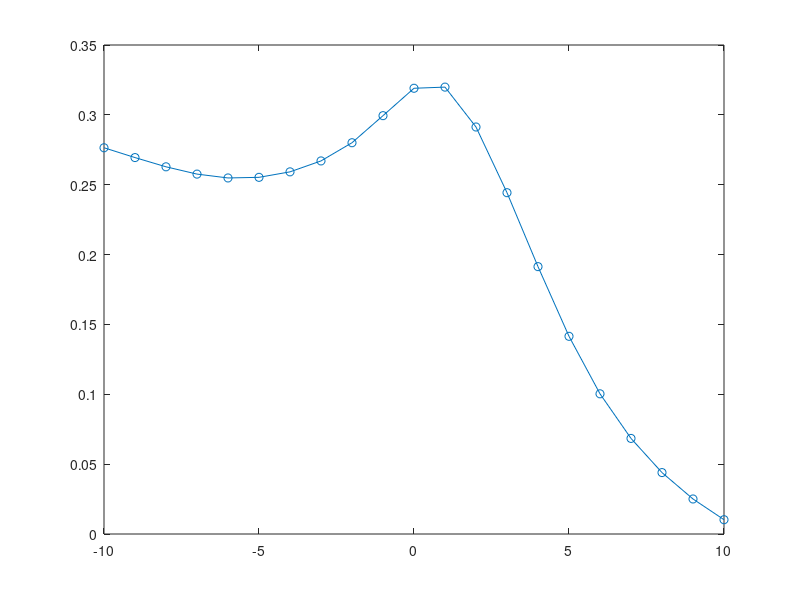
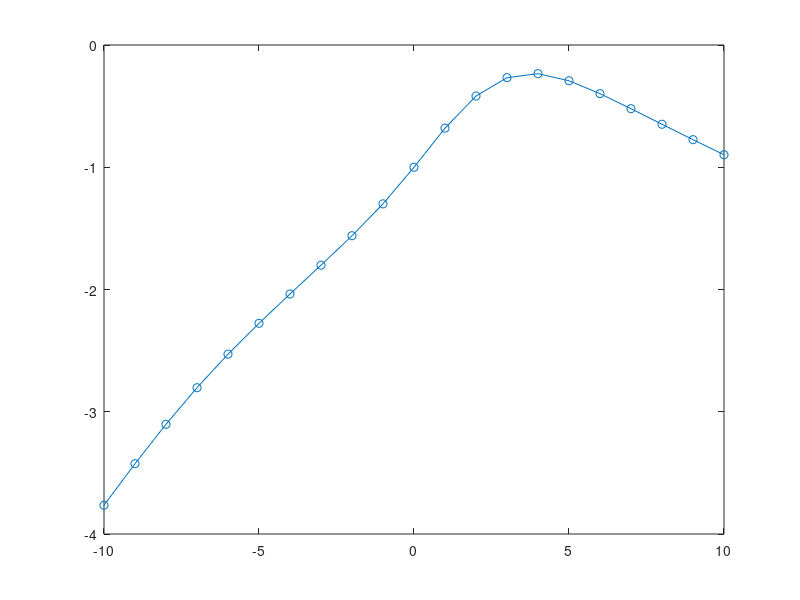
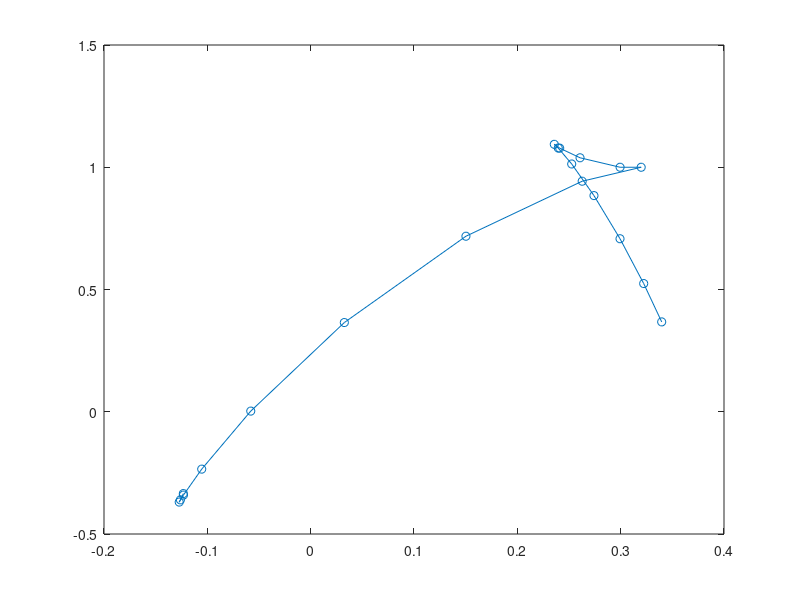
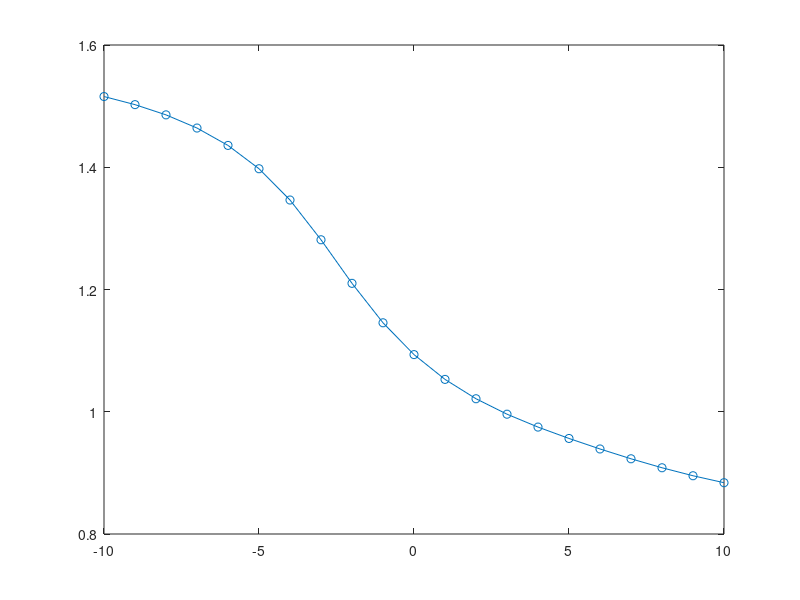

These figures' MATLAB source, in order:
multifractal = load("data/solar_wind1b.dat");
X=cumsum(multifractal-mean(multifractal));
X=transpose(X);
scale=[16,32,64,128,256,512,1024];
q=-10:1:10;
m=1;

for ns=1:length(scale)
    segments(ns)=floor(length(X)/scale(ns));
    for v=1:segments(ns)
        Index=((((v-1)*scale(ns))+1):(v*scale(ns)));
        C=polyfit(Index,X(Index),m);
        fit=polyval(C,Index);
        RMS{ns}(v)=sqrt(mean((X(Index)-fit).^2));
    end
    for nq=1:length(q)
        qRMS{nq,ns}=RMS{ns}.^q(nq);
        Fq(nq,ns)=mean(qRMS{nq,ns}).^(1/q(nq));
    end
    Fq(q==0,ns)=exp(0.5*mean(log(RMS{ns}.^2)));
end

for nq=1:length(q)
    C=polyfit(log2(scale),log2(Fq(nq,:)),1);
    Hq(nq)=C(1);
    qRegLine{nq}=polyval(C,log2(scale));
end

figure;
plot(q, Hq, '-o');
print("-dpng", "figures/generalized_hurst1b.png");

tq=Hq.*q-1;
figure;
plot(q, tq, '-o');
print("-dpng", "figures/multifractal_scal_exp1b.png");

hq=diff(tq)./(q(2)-q(1));
Dq=(q(1:end-1).*hq)-tq(1:end-1);
figure;
plot(hq, Dq, '-o');
print("-dpng", "figures/multifractal_spectrum1b.png");

clear;

multifractal = load("data/solar_wind2.dat");
X=cumsum(multifractal-mean(multifractal));
X=transpose(X);
scale=[16,32,64,128,256,512,1024];
q=-10:1:10;
m=1;

for ns=1:length(scale)
    segments(ns)=floor(length(X)/scale(ns));
    for v=1:segments(ns)
        Index=((((v-1)*scale(ns))+1):(v*scale(ns)));
        C=polyfit(Index,X(Index),m);
        fit=polyval(C,Index);
        RMS{ns}(v)=sqrt(mean((X(Index)-fit).^2));
    end
    for nq=1:length(q)
        qRMS{nq,ns}=RMS{ns}.^q(nq);
        Fq(nq,ns)=mean(qRMS{nq,ns}).^(1/q(nq));
    end
    Fq(q==0,ns)=exp(0.5*mean(log(RMS{ns}.^2)));
end

for nq=1:length(q)
    C=polyfit(log2(scale),log2(Fq(nq,:)),1);
    Hq(nq)=C(1);
    qRegLine{nq}=polyval(C,log2(scale));
end

figure;
plot(q, Hq, '-o');
print("-dpng", "figures/generalized_hurst2.png");

tq=Hq.*q-1;
figure;
plot(q, tq, '-o');
print("-dpng", "figures/multifractal_scal_exp2.png");

hq=diff(tq)./(q(2)-q(1));
Dq=(q(1:end-1).*hq)-tq(1:end-1);
figure;
plot(hq, Dq, '-o');
print("-dpng", "figures/multifractal_spectrum2.png");